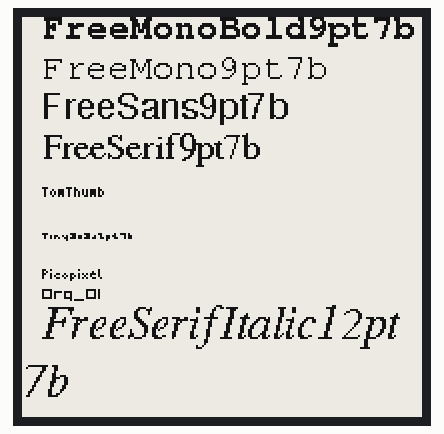
A program run on a simulated Seeed XIAO ESP32-C3. On the bench: 200×200 one-colour display.

Above: at 2.8 s.

The program:

main.cpp
```cpp
/*
        _          _ ______ _____ _____
       (_)        | |  ____|  __ \_   _|
  _ __  ___  _____| | |__  | |  | || |
 | '_ \| \ \/ / _ \ |  __| | |  | || |
 | |_) | |>  <  __/ | |____| |__| || |_
 | .__/|_/_/\_\___|_|______|_____/_____|
 | |
 |_|

www.pixeledi.eu | https://links.pixeledi.eu
1.54" E-Paper | V1.0 | 05.2024

*/
#include <Arduino.h>
#include <GxEPD2_BW.h>
#include <Fonts/FreeMonoBold9pt7b.h>
#include <Fonts/FreeMono9pt7b.h>
#include <Fonts/FreeSans9pt7b.h>
#include <Fonts/FreeSerif9pt7b.h>
#include <Fonts/TomThumb.h>
#include <Fonts/Tiny3x3a2pt7b.h>
#include <Fonts/Picopixel.h>
#include <Fonts/Org_01.h>
#include <Fonts/FreeSerifItalic12pt7b.h>


#define MAX_DISPLAY_BUFFER_SIZE 800
GxEPD2_BW<GxEPD2_154_D67, GxEPD2_154_D67::HEIGHT> display(GxEPD2_154_D67(/*CS=*/5, /*DC=*/2, /*RST=*/3, /*BUSY=*/4)); // GDEH0154D67 200x200, SSD1681

unsigned long previousMillis = 0;
const char HelloWorld[] = "Hello pixelEDI";
void showFonts()
{
  display.setRotation(0);
  display.setFullWindow();

  do
  {
    display.fillScreen(GxEPD_WHITE);

    // Beispiel für die Verwendung von verschiedenen Schriftarten
    display.setFont(&FreeMonoBold9pt7b);
    display.setTextColor(GxEPD_BLACK);
    display.setCursor(10, 10);
    display.print("FreeMonoBold9pt7b");

    display.setFont(&FreeMono9pt7b);
    display.setTextColor(GxEPD_BLACK);
    display.setCursor(10, 30);
    display.print("FreeMono9pt7b");

    display.setFont(&FreeSans9pt7b);
    display.setTextColor(GxEPD_BLACK);
    display.setCursor(10, 50);
    display.print("FreeSans9pt7b");

    display.setFont(&FreeSerif9pt7b);
    display.setTextColor(GxEPD_BLACK);
    display.setCursor(10, 70);
    display.print("FreeSerif9pt7b");

    display.setFont(&TomThumb);
    display.setTextColor(GxEPD_BLACK);
    display.setCursor(10, 90);
    display.print("TomThumb");

    display.setFont(&Tiny3x3a2pt7b);
    display.setTextColor(GxEPD_BLACK);
    display.setCursor(10, 110);
    display.print("Tiny3x3a2pt7b");

    display.setFont(&Picopixel);
    display.setTextColor(GxEPD_BLACK);
    display.setCursor(10, 130);
    display.print("Picopixel");

    display.setFont(&Org_01);
    display.setTextColor(GxEPD_BLACK);
    display.setCursor(10, 140);
    display.print("Org_01");

    display.setFont(&FreeSerifItalic12pt7b);
    display.setTextColor(GxEPD_BLACK);
    display.setCursor(10, 160);
    display.print("FreeSerifItalic12pt7b");


  } while (display.nextPage());
}

void setup()
{
  // display.init(115200); // default 10ms reset pulse, e.g. for bare panels with DESPI-C02
  display.init(115200, true, 2, false); // USE THIS for Waveshare boards with "clever" reset circuit, 2ms reset pulse
  // helloWorld();
  delay(500);
  showFonts();
  display.hibernate();
}

void loop()
{
}
```
